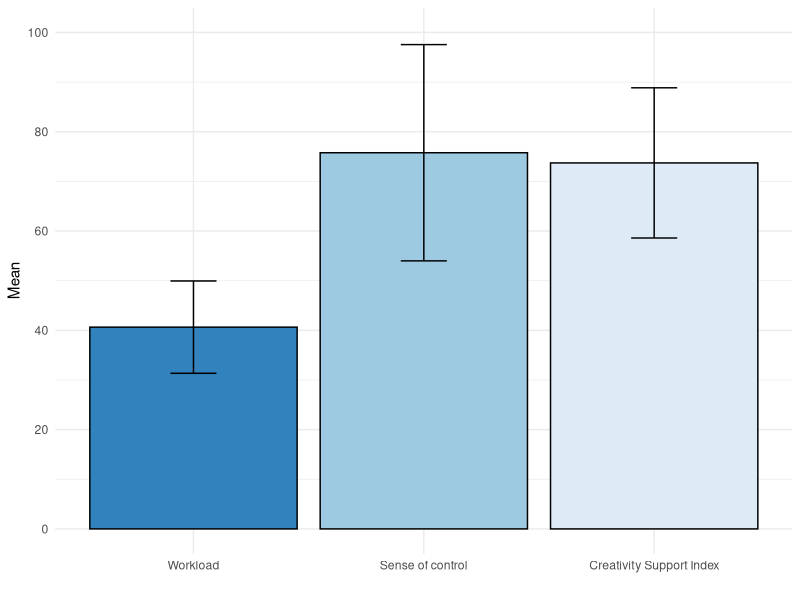
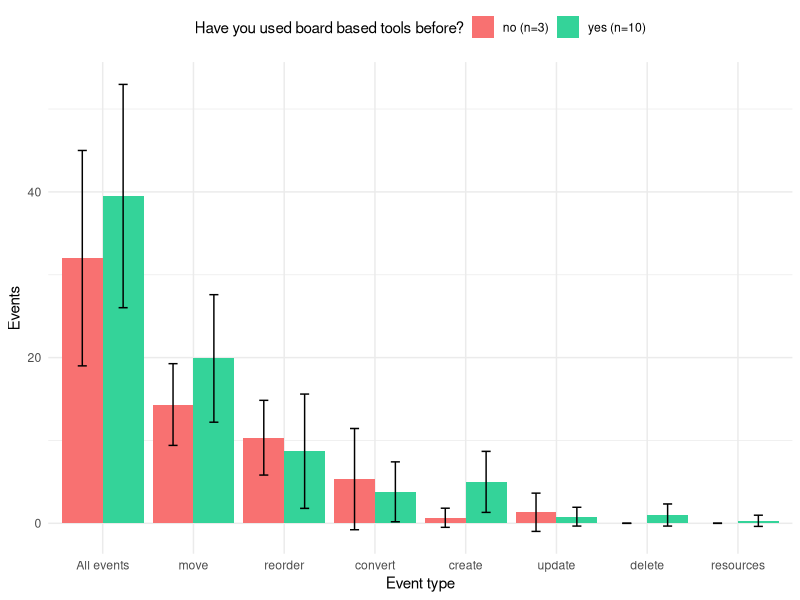
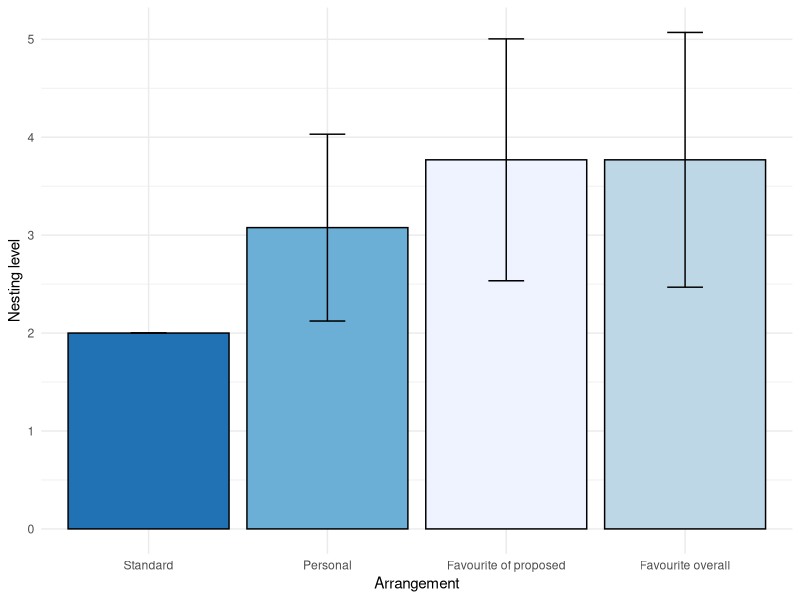
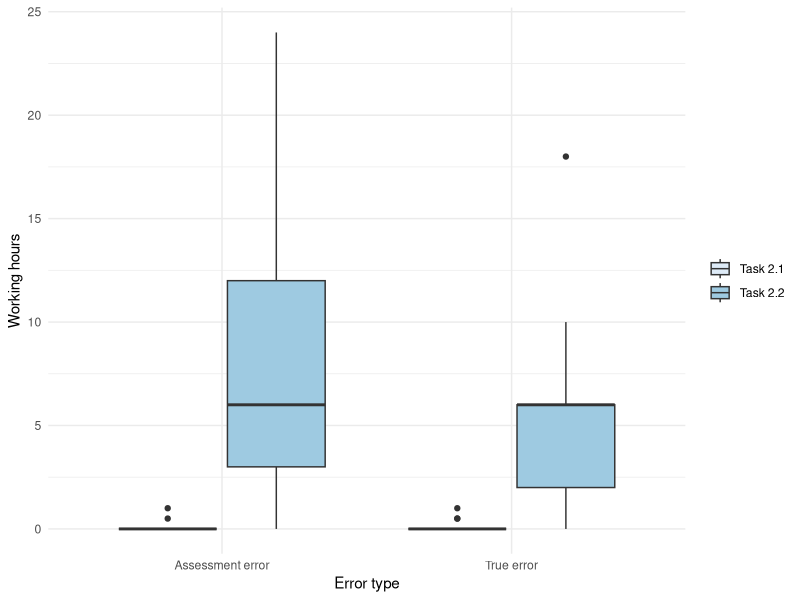
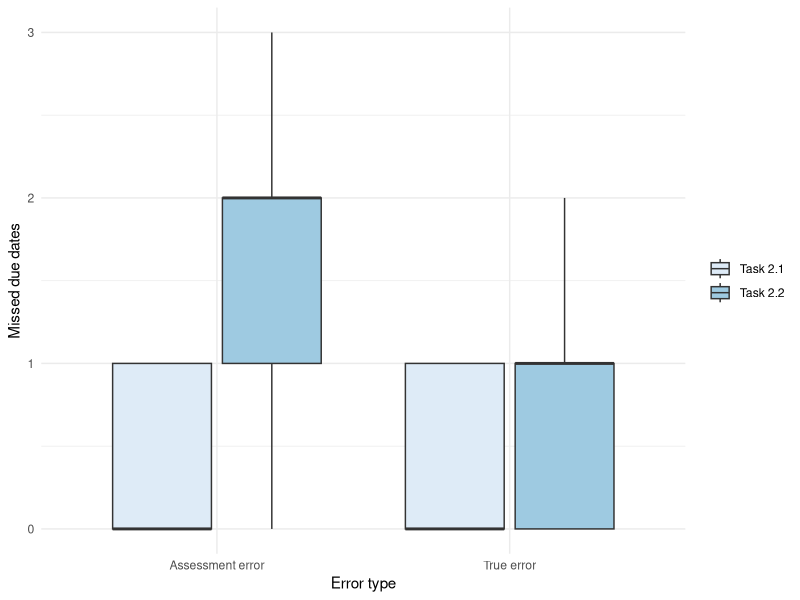
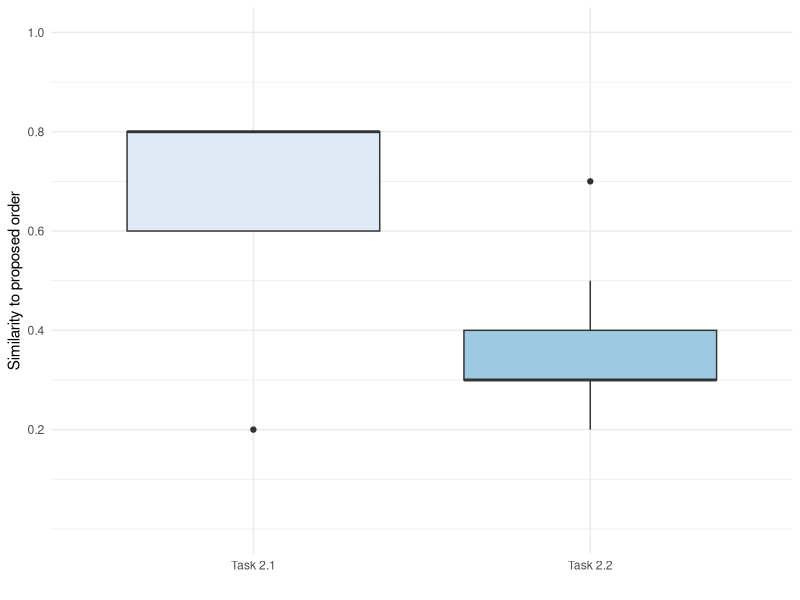
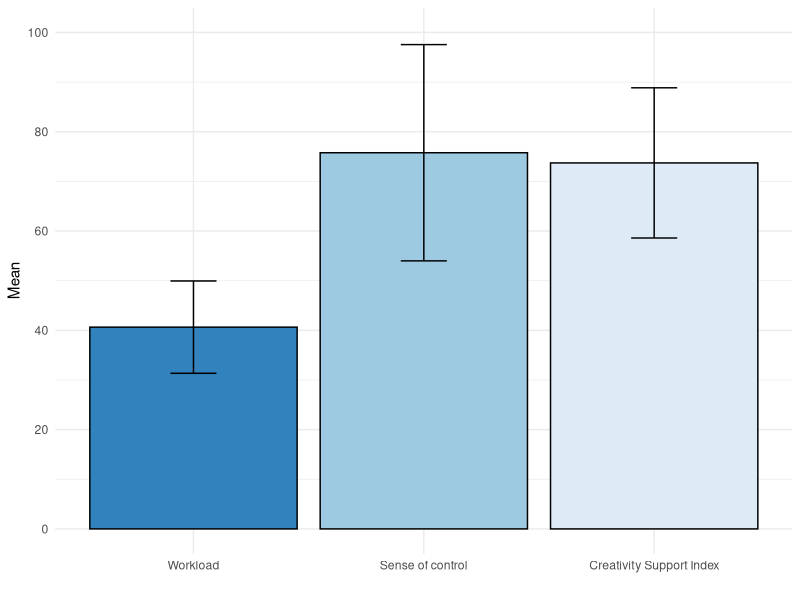
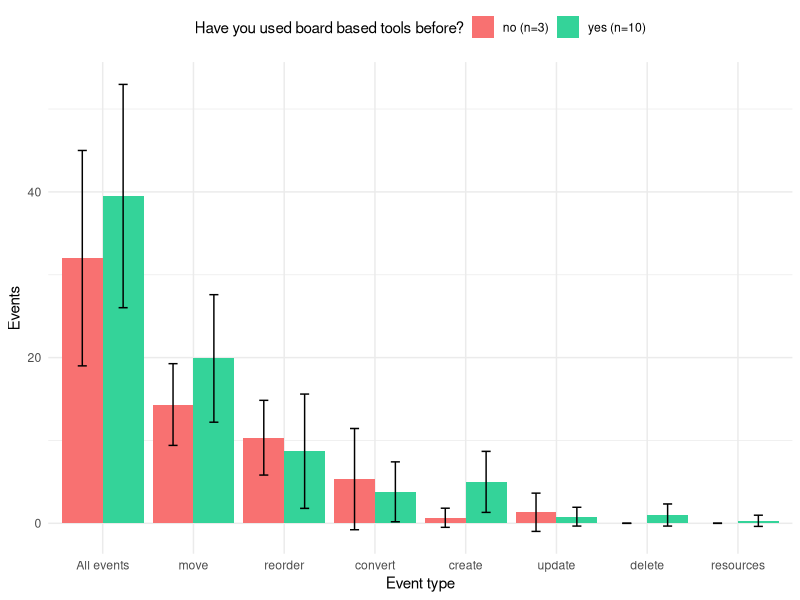

These charts were generated, in order, by the following R code:
## ---- chunk 1
getwd()
library(readxl)
library(dplyr)
library(tidyr)
library(ggplot2)

nasa_tlx <- read_excel("data/nasa_tlx_data.xlsx")

data <- nasa_tlx %>%
  pivot_longer(cols = c(`Workload`, `Sense of control`, `Creativity Support Index`), names_to="variable", values_to="value") %>%
  group_by(variable) %>%
  summarize_at(vars(value), list(~mean(.), ~sd(.))) %>%
  arrange(factor(variable, levels = c("Workload", "Sense of control", "Creativity Support Index")))


plot <- data %>%
  ggplot( aes(x=factor(variable, level=variable), y=mean, fill=variable)) + 
  geom_bar(position="dodge", stat="identity", colour = "#000000") + 
  geom_errorbar(aes(x=variable, ymin=mean-sd, ymax=mean+sd), width=0.2) + 
  scale_y_continuous(breaks = c(0, 20, 40, 60, 80, 100), limits=c(0,100)) +
  xlab(" ") + ylab("Mean") +
  guides(fill="none") +
  theme_minimal() +
  scale_fill_brewer(palette = "Blues")

print(plot)

ggsave("plots/bar_nasa_tlx_plot.eps",
       plot = plot,
       device = "eps",
       scale = 1, units = "cm",
       dpi = 300,
       limitsize = TRUE)
## ---- chunk 2
getwd()
library(readxl)
library(dplyr)
library(tidyr)
library(ggplot2)

events <- read_excel("data/Task1.xlsx", sheet = "events")

data <- events %>%
  pivot_longer(cols=c(4:11), names_to="variable", values_to="value") %>%
  group_by(`Used before`, variable) %>%
  summarise_at(vars(value), list(~mean(.), ~sd(.)))

plot <- data %>%
  ggplot(aes(x=reorder(variable, -mean), y=mean, fill=factor(`Used before`))) + 
  geom_bar(stat="identity", position = "dodge") + 
  geom_errorbar(aes(ymin=mean-sd, ymax=mean+sd), width=0.2, position=position_dodge(.9)) + 
  xlab("Event type") + ylab("Events") +
  theme_minimal() +
  theme(legend.position="top") + 
  scale_fill_manual(values=c("#F87171", "#34D399"), 
                    name="Have you used board based tools before?",
                    labels=c("no (n=3)", "yes (n=10)"))
print(plot)

ggsave("plots/bar_events_by_exp.eps",
       plot = plot,
       device = "eps",
       scale = 1, units = "cm",
       dpi = 300,
       limitsize = TRUE)
## ---- chunk 3
getwd()
library(readxl)
events <- read_excel("data/Task1.xlsx", sheet = "events")

c1 <- cor.test(events$`Used before`, events$`All events`)
c2 <-cor.test(events$`Used before`, events$move)
c3 <- cor.test(events$`Used before`, events$create)

c4 <- cor.test(events$`Prior experience`, events$`All events`)
c5 <- cor.test(events$`Prior experience`, events$move)
c6 <- cor.test(events$`Prior experience`, events$create)
## ---- chunk 4
getwd()
library(readxl)
library(dplyr)
library(tidyr)
library(ggplot2)

nesting <- read_excel("data/Task1.xlsx", sheet = "nesting")

data <- nesting %>% pivot_longer(cols=-c(`Participant ID`), names_to="variable", values_to="value") %>% 
  group_by(variable) %>% 
  summarize_at(vars(value), list(~mean(.), ~sd(.))) %>%
  arrange(factor(variable, levels = c("Standard", "Personal", "Favourite of proposed", "Favourite overall")))

plot <- data %>%
  ggplot(aes(x=factor(variable, level=variable), y=mean, fill=variable)) + 
  geom_bar(stat="identity", position = "dodge", colour = "#000000") + 
  geom_errorbar(aes(x=variable, ymin=mean-sd, ymax=mean+sd), width=0.2) + 
  xlab("Arrangement") + ylab("Nesting level") +
  guides(fill="none") +
  theme_minimal() +
  scale_fill_brewer(palette = "Blues")

print(plot)

ggsave("plots/bar_preffered_nesting_level.eps",
       plot = plot,
       device = "eps",
       scale = 1, units = "cm",
       dpi = 300,
       limitsize = TRUE)
## ---- chunk 5
getwd()
library(readxl)
library(reshape2)
library(ggplot2)

diff_h <- read_excel("data/Diff.xlsx", sheet = "diff_h")
diff_due <- read_excel("data/Diff.xlsx", sheet = "diff_due")
diff_order <- read_excel("data/Diff.xlsx", sheet = "diff_order")

data_h <- melt(diff_h, id.vars=c("Participant ID", "Type"))
data_due <- melt(diff_due, id.vars=c("Participant ID", "Type"))
data_order <- melt(diff_order, id.vars=c("Participant ID"))

plot_h <- data_h %>%
  ggplot(aes(x=factor(Type, level=unique(Type)), y=value, fill=variable)) + 
  geom_boxplot() + 
  # geom_jitter() +
  xlab("Error type") + ylab("Working hours") + 
  theme_minimal() + 
  theme(legend.title = element_blank()) +
  scale_fill_brewer(palette = "Blues")

plot_due <- data_due %>%
  ggplot(aes(x=factor(Type, level=unique(Type)), y=value, fill=variable)) + 
  geom_boxplot() + 
  # geom_jitter() +
  xlab("Error type") + ylab("Missed due dates") +
  theme_minimal() + 
  theme(legend.title = element_blank()) +
  scale_fill_brewer(palette = "Blues")

plot_order <- data_order %>%
  ggplot(aes(x=variable, y=value, fill=variable)) + 
  geom_boxplot() + 
  # geom_jitter() +
  scale_y_continuous(breaks = c(.2, .4, .6, .8, 1), limits=c(0,1)) +
  xlab(" ") + ylab("Similarity to proposed order") + 
  guides(fill="none") +
  theme_minimal() + 
  scale_fill_brewer(palette = "Blues")

plot_h
plot_due
plot_order

ggsave("plots/box_diff_h.eps",
       plot = plot_h,
       device = "eps",
       scale = 1, units = "cm",
       dpi = 300,
       limitsize = TRUE)
ggsave("plots/box_diff_due.eps",
       plot = plot_due,
       device = "eps",
       scale = 1, units = "cm",
       dpi = 300,
       limitsize = TRUE)
ggsave("plots/box_diff_order.eps",
       plot = plot_order,
       device = "eps",
       scale = 1, units = "cm",
       dpi = 300,
       limitsize = TRUE)
